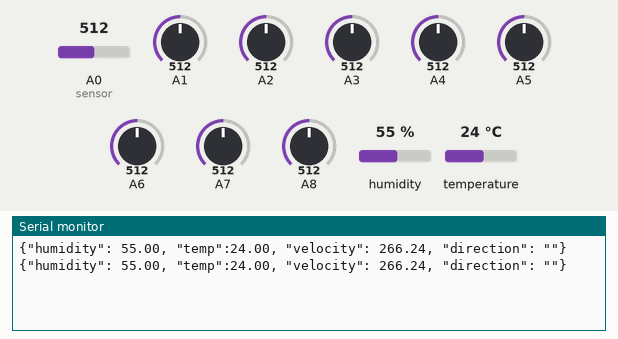
Bench run of a sketch on a simulated Arduino Mega 2560, built with avr-gcc and run on an emulated ATmega2560. Shown: the last lines printed to the serial monitor. Inputs (shaded band) come from the test bench; at power-on: humidity 55 %, A0 (sensor) = 512, temperature 24 °C, A1 = 512, A2 = 512, A3 = 512, A4 = 512, A5 = 512, A6 = 512, A7 = 512, A8 = 512.

Above: at 10.8 s.
10.9 s: humidity set to 22 %
At 15.8 s:
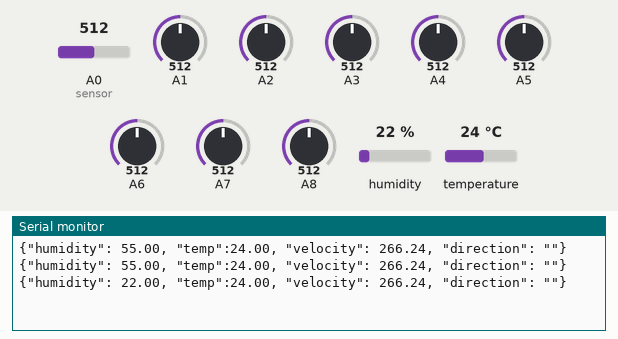
18.4 s: A0 (sensor) set to 716
At 20.8 s:
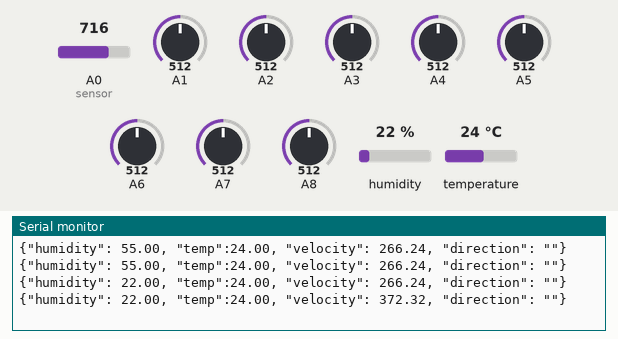
25.9 s: temperature set to 12 °C
At 30.8 s:
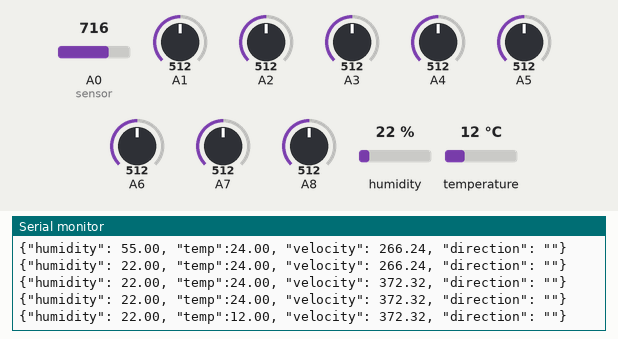
33.4 s: A0 (sensor) set to 992
At 35.7 s:
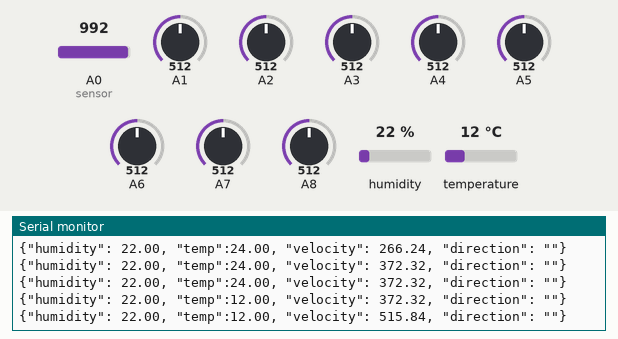
40.9 s: humidity set to 40 %
At 45.7 s:
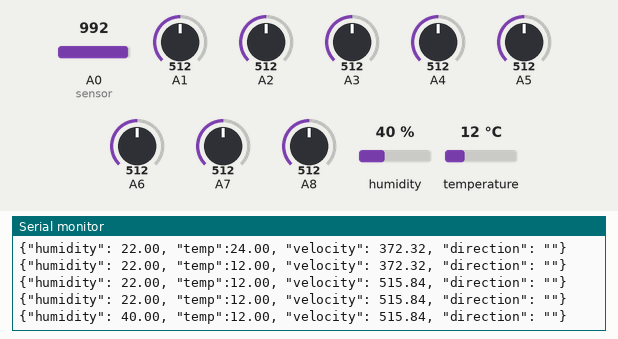
Timing chart, 0 to 47.2 s (numbered marks = the images above; inputs shaded):
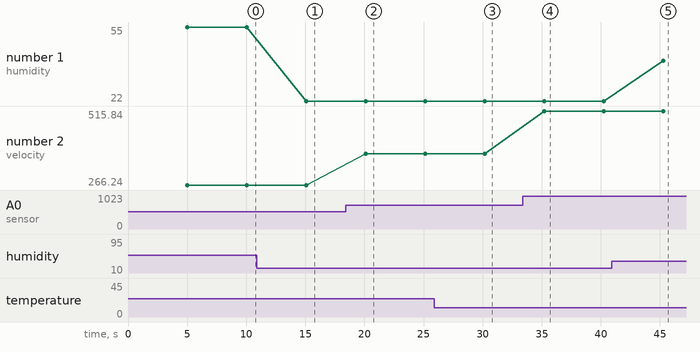

The sketch:

practica1.ino
```cpp
#include <DHT.h>
int dhtPin=3;
DHT dht(dhtPin, DHT11);

int valorN;
int valorNO;
int valorO;
int valorSO;
int valorS;
int valorSE;
int valorE;
int valorNE;

int valorDeLectura = 999;

float veloc1=0;
int tiempo=0;
int cnt=0;
float v1;
float v2;

String directionV = "";

void setup(){
  // put your setup code here, to run once:
  Serial.begin(9600);
  dht.begin();
}

void loop() {
  // put your main code here, to run repeatedly:
  delay(5000);

  v1 =(analogRead(A0)); // lectura de sensor a0
  veloc1= (v1*0.52); // 0,190 corresponde a la pendiente de la curva aca deben poner el numero que calcularon

  /*Serial.print("Velocidad Del Viento: ");
  Serial.print(String(veloc1)+"-"+String(v1));*/

  valorN = analogRead(A1);
  valorNO = analogRead(A2);
  valorO = analogRead(A3);
  valorSO = analogRead(A4);
  valorS = analogRead(A5);
  valorSE = analogRead(A6);
  valorE = analogRead(A7);
  valorNE = analogRead(A8);

  /*Serial.println("N: "+String(valorN));
  Serial.println("NO: "+String(valorNO));
  Serial.println("O: "+String(valorO));
  Serial.println("SO: "+String(valorSO));
  Serial.println("S: "+String(valorS));
  Serial.println("SE: "+String(valorSE));
  Serial.println("E: "+String(valorE));
  Serial.println("NE: "+String(valorNE));*/

  if(valorN>valorDeLectura) directionV="N";
  else if(valorNO>valorDeLectura) directionV="N";
  else if(valorO>valorDeLectura) directionV="O";
  else if(valorSO>valorDeLectura) directionV="O";
  else if(valorS>valorDeLectura) directionV="S";
  else if(valorSE>valorDeLectura) directionV="S";
  else if(valorE>valorDeLectura) directionV="E";
  else if(valorNE>valorDeLectura) directionV="E";

  float humidity = dht.readHumidity();
  float temperature = dht.readTemperature();
  float temperatureF = dht.readTemperature(true);

  if(isnan(humidity) || isnan(temperature) || isnan(temperatureF)){
    Serial.println("Error en la lectura del sensor");
    return;
  }

  float hic = dht.computeHeatIndex(temperature, humidity, false);
  float hif = dht.computeHeatIndex(temperatureF, humidity);

  String jsonOutput = "{\"humidity\": ";
  jsonOutput.concat(String(humidity));
  jsonOutput.concat(", \"temp\":");
  jsonOutput.concat(String(temperature));
  jsonOutput.concat(", \"velocity\": ");
  jsonOutput.concat(String(veloc1));
  jsonOutput.concat(", \"direction\": ");
  jsonOutput.concat("\""+String(directionV)+"\"");
  jsonOutput.concat("}");
  Serial.println(jsonOutput);
  directionV=directionV;
}
```

Measured:
- after the input at 10.9 s, the serial monitor: prints a new line after 4.2 s (image 1)
- after the input at 18.4 s, the serial monitor: prints a new line after 1.7 s (image 2)
- after the input at 25.9 s, the serial monitor: prints a new line after 4.3 s (image 3)
- after the input at 33.4 s, the serial monitor: prints a new line after 1.8 s (image 4)
- after the input at 40.9 s, the serial monitor: prints a new line after 4.4 s (image 5)
- plotted number 1: 55 → 22 after the input at 10.9 s, 22 → 40 after the input at 40.9 s
- plotted number 2: 266.24 → 372.32 after the input at 18.4 s, 372.32 → 515.84 after the input at 33.4 s
